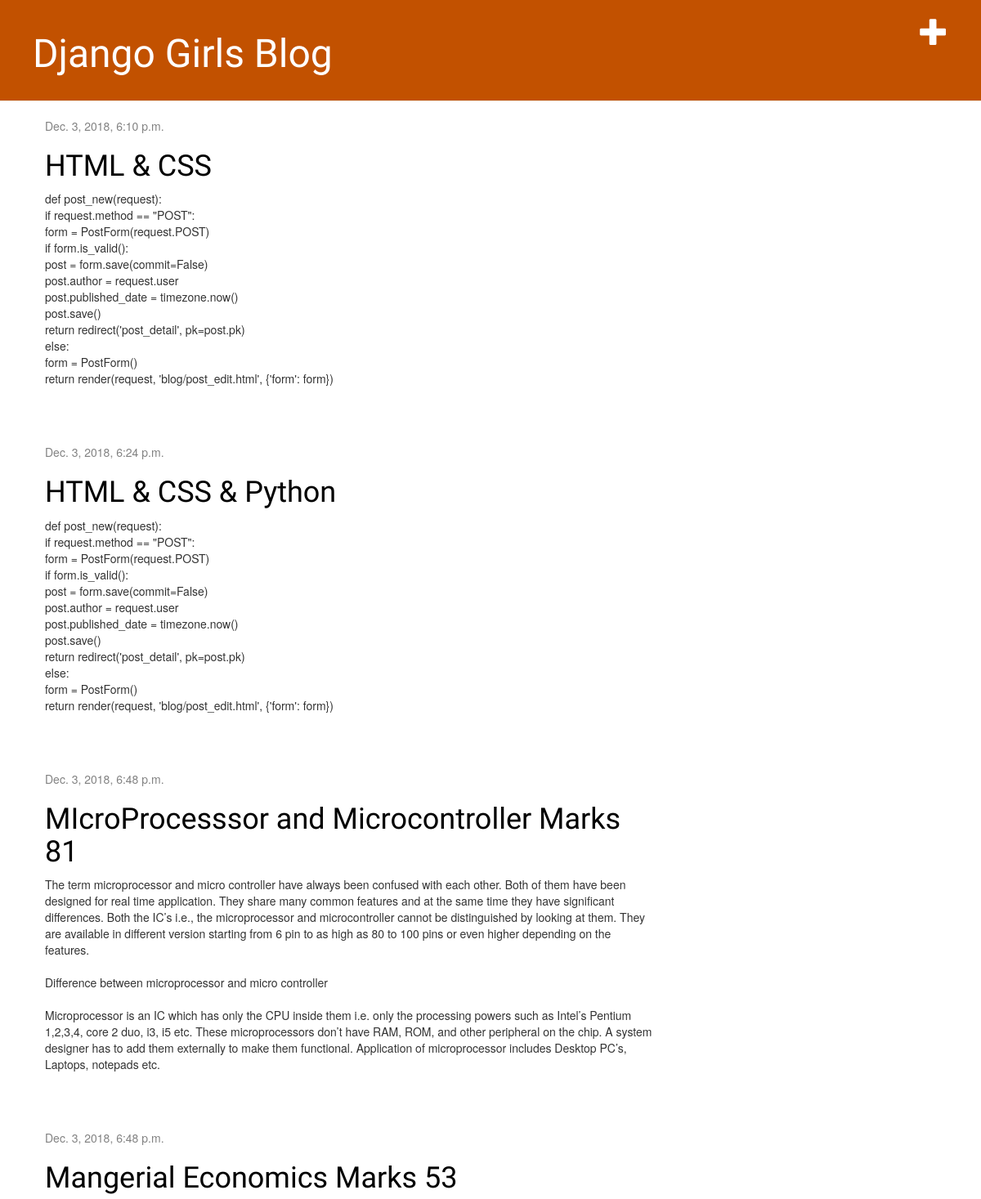
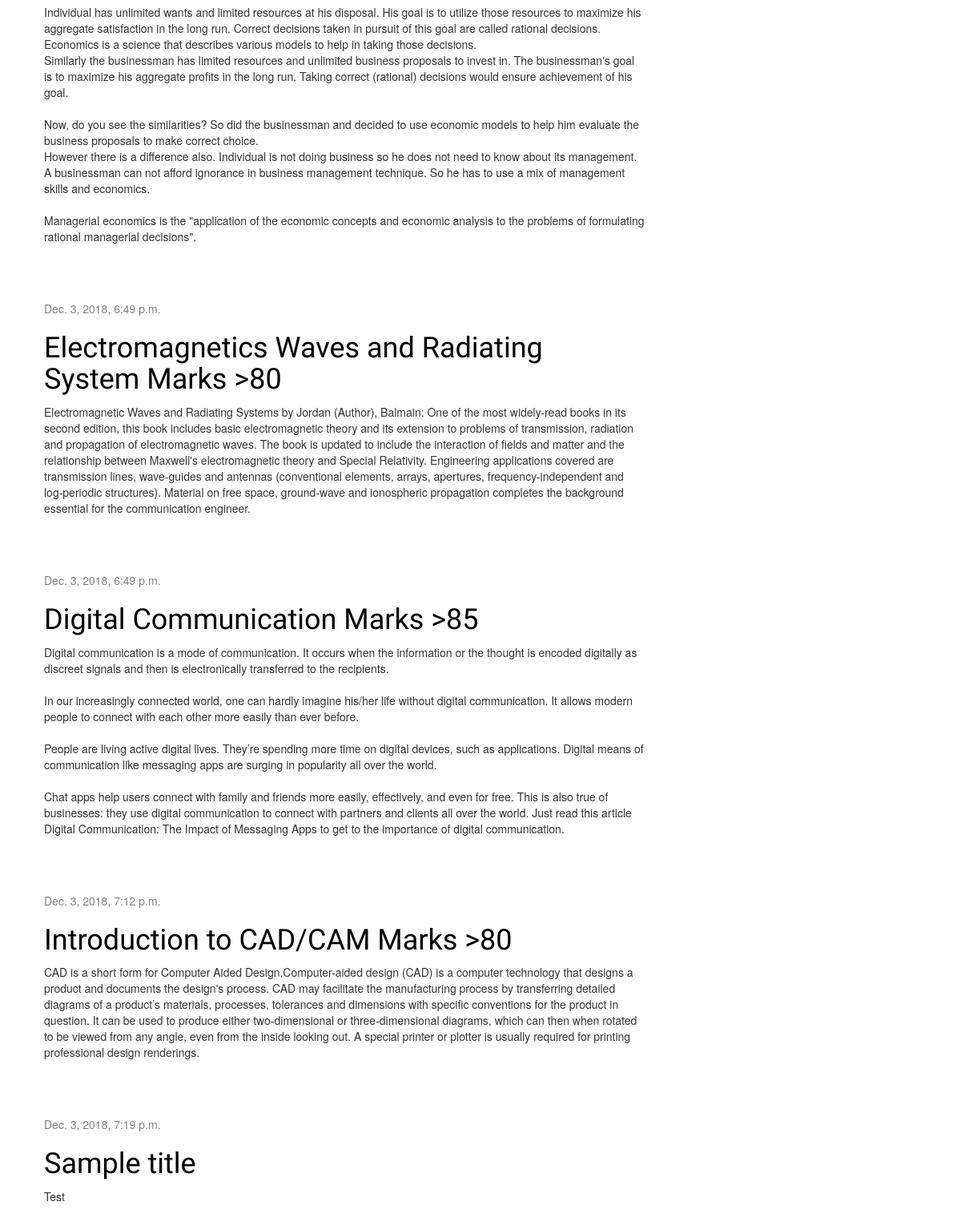
The page / on the database its author committed (2 pictures, top to bottom).
### blog/models.py (models this page shows, shortened)
class Post(models.Model):
    author = models.ForeignKey(settings.AUTH_USER_MODEL, on_delete=models.CASCADE)
    title = models.CharField(max_length=200)
    text = models.TextField()
    created_date = models.DateTimeField(default=timezone.now)
    published_date = models.DateTimeField(blank=True, null=True)

### blog/views.py (the view)
# urls.py: path('', views.post_list, name='post_list'),
def post_list(request):
    posts = Post.objects.filter(published_date__lte=timezone.now()).order_by('published_date')
    return render(request, 'blog/post_list.html', {'posts': posts})

### blog/templates/blog/post_list.html
{% extends 'blog/base.html' %}
    {% block content %}
    {% for post in posts %}
        <div class="post">
            <div class="date">
                {{ post.published_date }}
            </div>
            <h1><a href="{% url 'post_detail' pk=post.pk %}">{{ post.title }}</a></h1>
            <p>{{ post.text|linebreaksbr }}</p>
        </div>
    {% endfor %}
{% endblock %}

### blog/static/css/blog.css (style rules this page uses)
h1, h2, h3, h4 { font-family: 'Lobster', cursive; }
.date { color: #828282; }
.post { margin-bottom: 70px; }
.post h1 a, .post h1 a:visited { color: #000000; }

### rows shown on the page
Post: published_date "Dec. 3, 2018, 6:10 p.m.", title "HTML & CSS", text "def post_new(request): if request.method == \"POST\": form = PostForm(request.POST) if form.is_valid(): post = form.save(commit=False) post.author = request.user post.published_date = timezone.now() post.save() return redirect('post_detail', pk=post.pk) else: form = PostForm() return render(request, 'blog/post_edit.html', {'form': form})"
Post: published_date "Dec. 3, 2018, 6:24 p.m.", title "HTML & CSS & Python", text "def post_new(request): if request.method == \"POST\": form = PostForm(request.POST) if form.is_valid(): post = form.save(commit=False) post.author = request.user post.published_date = timezone.now() post.save() return redirect('post_detail', pk=post.pk) else: form = PostForm() return render(request, 'blog/post_edit.html', {'form': form})"
Post: published_date "Dec. 3, 2018, 6:48 p.m.", title "MIcroProcesssor and Microcontroller Marks 81", text "The term microprocessor and micro controller have always been confused with each other. Both of them have been designed for real time application. They share many common features and at the same time they have significant differences. Both the IC’s i.e., the microprocessor and microcontroller cannot be distinguished by looking at them. They are available in different version starting from 6 pin to as high as 80 to 100 pins or even higher depending on the features. Difference between microprocessor and micro controller Microprocessor is an IC which has only the CPU inside them i.e. only the processing powers such as Intel’s Pentium 1,2,3,4, core 2 duo, i3, i5 etc. These microprocessors don’t…"
Post: published_date "Dec. 3, 2018, 6:48 p.m.", title "Mangerial Economics Marks 53", text "Individual has unlimited wants and limited resources at his disposal. His goal is to utilize those resources to maximize his aggregate satisfaction in the long run. Correct decisions taken in pursuit of this goal are called rational decisions. Economics is a science that describes various models to help in taking those decisions. Similarly the businessman has limited resources and unlimited business proposals to invest in. The businessman's goal is to maximize his aggregate profits in the long run. Taking correct (rational) decisions would ensure achievement of his goal. Now, do you see the similarities? So did the businessman and decided to use economic models to help him evaluate the…"
Post: published_date "Dec. 3, 2018, 6:49 p.m.", title "Electromagnetics Waves and Radiating System Marks >80", text "Electromagnetic Waves and Radiating Systems by Jordan (Author), Balmain: One of the most widely-read books in its second edition, this book includes basic electromagnetic theory and its extension to problems of transmission, radiation and propagation of electromagnetic waves. The book is updated to include the interaction of fields and matter and the relationship between Maxwell's electromagnetic theory and Special Relativity. Engineering applications covered are transmission lines, wave-guides and antennas (conventional elements, arrays, apertures, frequency-independent and log-periodic structures). Material on free space, ground-wave and ionospheric propagation completes the background…"
Post: published_date "Dec. 3, 2018, 6:49 p.m.", title "Digital Communication Marks >85", text "Digital communication is a mode of communication. It occurs when the information or the thought is encoded digitally as discreet signals and then is electronically transferred to the recipients. In our increasingly connected world, one can hardly imagine his/her life without digital communication. It allows modern people to connect with each other more easily than ever before. People are living active digital lives. They’re spending more time on digital devices, such as applications. Digital means of communication like messaging apps are surging in popularity all over the world. Chat apps help users connect with family and friends more easily, effectively, and even for free. This is also…"
Post: published_date "Dec. 3, 2018, 7:12 p.m.", title "Introduction to CAD/CAM Marks >80", text "CAD is a short form for Computer Aided Design.Computer-aided design (CAD) is a computer technology that designs a product and documents the design's process. CAD may facilitate the manufacturing process by transferring detailed diagrams of a product’s materials, processes, tolerances and dimensions with specific conventions for the product in question. It can be used to produce either two-dimensional or three-dimensional diagrams, which can then when rotated to be viewed from any angle, even from the inside looking out. A special printer or plotter is usually required for printing professional design renderings."
Post: published_date "Dec. 3, 2018, 7:19 p.m.", title "Sample title", text "Test"
